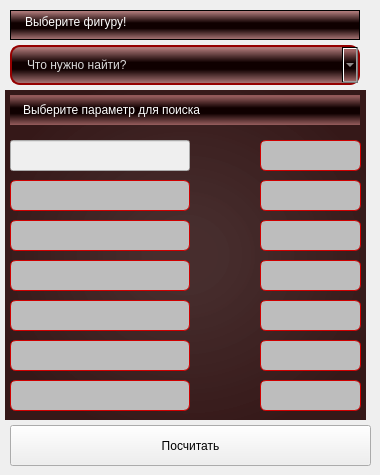
     <widget class="QWidget" name="Input">
      <widget class="QComboBox" name="Box_whatsearch">
       <property name="geometry">
        <rect>
         <x>10</x>
         <y>45</y>
         <width>350</width>
         <height>40</height>
        </rect>
       </property>
       <property name="contextMenuPolicy">
        <enum>Qt::NoContextMenu</enum>
       </property>
       <property name="styleSheet">
        <string notr="true">QComboBox {
background-color: qlineargradient(spread:reflect, x1:1, y1:0.522, x2:1, y2:0, stop:0.174129 rgba(15, 0, 0, 255), stop:0.890547 rgba(161, 100, 100, 218));

color: rgb(218, 218, 218);
border:2px solid rgb(149, 0, 0);
border-radius: 10px;
padding: 1px 15px;
}

QComboBox:editable {
background-color: qlineargradient(spread:reflect, x1:1, y1:0.522, x2:1, y2:0, stop:0.174129 rgba(15, 0, 0, 255), stop:0.890547 rgba(161, 100, 100, 218));

}

QComboBox QAbstractItemView {

selection-background-color: qlineargradient(spread:reflect, x1:1, y1:0.522, x2:1, y2:0, stop:0.174129 rgba(15, 0, 0, 255), stop:0.890547 rgba(161, 161, 161, 218));
color: rgb(218, 218, 218);
padding: 5px;
}
</string>
       </property>
       <property name="currentText">
        <string>Что нужно найти?</string>
       </property>
       <item>
        <property name="text">
         <string>Что нужно найти?</string>
        </property>
       </item>
      </widget>
      <widget class="QPlainTextEdit" name="plainTextEdit_figure_input">
       <property name="geometry">
        <rect>
         <x>10</x>
         <y>10</y>
         <width>350</width>
         <height>30</height>
        </rect>
       </property>
       <property name="contextMenuPolicy">
        <enum>Qt::NoContextMenu</enum>
       </property>
       <property name="styleSheet">
        <string notr="true">padding: 0px 10px;
background-color: qlineargradient(spread:reflect, x1:1, y1:0.522, x2:1, y2:0, stop:0.174129 rgba(15, 0, 0, 255), stop:0.890547 rgba(161, 100, 100, 218));;
color: rgb(255, 255, 255);
selection-background-color: qlineargradient(spread:reflect, x1:1, y1:0.522, x2:1, y2:0, stop:0 rgba(102, 7, 0, 240), stop:0.80597 rgba(161, 100, 100, 218));
font: 9pt &quot;Segoe Print&quot;;</string>
       </property>
       <property name="verticalScrollBarPolicy">
        <enum>Qt::ScrollBarAlwaysOff</enum>
       </property>
       <property name="horizontalScrollBarPolicy">
        <enum>Qt::ScrollBarAlwaysOff</enum>
       </property>
       <property name="readOnly">
        <bool>true</bool>
       </property>
       <property name="plainText">
        <string>Выберите фигуру!</string>
       </property>
      </widget>
      <widget class="QLabel" name="groupBox_pageInput">
       <property name="geometry">
        <rect>
         <x>5</x>
         <y>90</y>
         <width>361</width>
         <height>330</height>
        </rect>
       </property>
       <property name="styleSheet">
        <string notr="true">border: 0px;
background-color: qradialgradient(spread:reflect, cx:0.5, cy:0.5, radius:0.647, fx:0.5, fy:0.5, stop:0.104478 rgba(40, 10, 10, 215), stop:0.880597 rgba(32, 0, 0, 229));</string>
       </property>
       <property name="text">
        <string/>
       </property>
      </widget>
      <widget class="QLineEdit" name="lineEdit_page1_line5">
       <property name="enabled">
        <bool>false</bool>
       </property>
       <property name="geometry">
        <rect>
         <x>10</x>
         <y>300</y>
         <width>180</width>
         <height>31</height>
        </rect>
       </property>
       <property name="contextMenuPolicy">
        <enum>Qt::NoContextMenu</enum>
       </property>
       <property name="styleSheet">
        <string notr="true">QLineEdit {
background-color: rgb(189, 189, 189);
color: rgb(0, 0, 0);
selection-background-color: rgb(245, 229, 228);
selection-color: rgb(0, 0, 0);
border: 1px solid rgb(209, 0, 0);
border-radius: 6px;
padding: 5px

}

QLineEdit:focus {
background-color: rgb(225, 225, 225);

}
</string>
       </property>
       <property name="cursorMoveStyle">
        <enum>Qt::VisualMoveStyle</enum>
       </property>
      </widget>
      <widget class="QLineEdit" name="lineEdit_page1_line3_input">
       <property name="geometry">
        <rect>
         <x>260</x>
         <y>220</y>
         <width>101</width>
         <height>31</height>
        </rect>
       </property>
       <property name="contextMenuPolicy">
        <enum>Qt::NoContextMenu</enum>
       </property>
       <property name="styleSheet">
        <string notr="true">QLineEdit {
background-color: rgb(189, 189, 189);
color: rgb(0, 0, 0);
selection-background-color: rgb(245, 229, 228);
selection-color: rgb(0, 0, 0);
border: 1px solid rgb(209, 0, 0);
border-radius: 6px;
padding: 5px

}

QLineEdit:focus {
background-color: rgb(225, 225, 225);

}
</string>
       </property>
       <property name="text">
        <string/>
       </property>
       <property name="frame">
        <bool>true</bool>
       </property>
       <property name="alignment">
        <set>Qt::AlignCenter</set>
       </property>
       <property name="cursorMoveStyle">
        <enum>Qt::VisualMoveStyle</enum>
       </property>
       <property name="clearButtonEnabled">
        <bool>true</bool>
       </property>
      </widget>
      <widget class="QLineEdit" name="lineEdit_page1_line4_input">
       <property name="geometry">
        <rect>
         <x>260</x>
         <y>260</y>
         <width>101</width>
         <height>31</height>
        </rect>
       </property>
       <property name="contextMenuPolicy">
        <enum>Qt::NoContextMenu</enum>
       </property>
       <property name="styleSheet">
        <string notr="true">QLineEdit {
background-color: rgb(189, 189, 189);
color: rgb(0, 0, 0);
selection-background-color: rgb(245, 229, 228);
selection-color: rgb(0, 0, 0);
border: 1px solid rgb(209, 0, 0);
border-radius: 6px;
padding: 5px

}

QLineEdit:focus {
background-color: rgb(225, 225, 225);

}
</string>
       </property>
       <property name="cursorMoveStyle">
        <enum>Qt::VisualMoveStyle</enum>
       </property>
       <property name="clearButtonEnabled">
        <bool>true</bool>
       </property>
      </widget>
      <widget class="QLineEdit" name="lineEdit_page1_line7_input">
       <property name="geometry">
        <rect>
         <x>260</x>
         <y>380</y>
         <width>101</width>
         <height>31</height>
        </rect>
       </property>
       <property name="contextMenuPolicy">
        <enum>Qt::NoContextMenu</enum>
       </property>
       <property name="styleSheet">
        <string notr="true">QLineEdit {
background-color: rgb(189, 189, 189);
color: rgb(0, 0, 0);
selection-background-color: rgb(245, 229, 228);
selection-color: rgb(0, 0, 0);
border: 1px solid rgb(209, 0, 0);
border-radius: 6px;
padding: 5px

}

QLineEdit:focus {
background-color: rgb(225, 225, 225);

}
</string>
       </property>
       <property name="cursorMoveStyle">
        <enum>Qt::VisualMoveStyle</enum>
       </property>
       <property name="clearButtonEnabled">
        <bool>true</bool>
       </property>
      </widget>
      <widget class="QLineEdit" name="lineEdit_page1_line1">
       <property name="enabled">
        <bool>false</bool>
       </property>
       <property name="geometry">
        <rect>
         <x>10</x>
         <y>140</y>
         <width>180</width>
         <height>31</height>
        </rect>
       </property>
       <property name="cursor">
        <cursorShape>PointingHandCursor</cursorShape>
       </property>
       <property name="tabletTracking">
        <bool>false</bool>
       </property>
       <property name="focusPolicy">
        <enum>Qt::WheelFocus</enum>
       </property>
       <property name="contextMenuPolicy">
        <enum>Qt::NoContextMenu</enum>
       </property>
       <property name="layoutDirection">
        <enum>Qt::LeftToRight</enum>
       </property>
       <property name="styleSheet">
        <string notr="true">
</string>
       </property>
       <property name="text">
        <string/>
       </property>
       <property name="frame">
        <bool>true</bool>
       </property>
       <property name="alignment">
        <set>Qt::AlignLeading|Qt::AlignLeft|Qt::AlignVCenter</set>
       </property>
       <property name="dragEnabled">
        <bool>false</bool>
       </property>
       <property name="readOnly">
        <bool>true</bool>
       </property>
       <property name="cursorMoveStyle">
        <enum>Qt::VisualMoveStyle</enum>
       </property>
       <property name="clearButtonEnabled">
        <bool>false</bool>
       </property>
      </widget>
      <widget class="QLineEdit" name="lineEdit_page1_line2">
       <property name="enabled">
        <bool>false</bool>
       </property>
       <property name="geometry">
        <rect>
         <x>10</x>
         <y>180</y>
         <width>180</width>
         <height>31</height>
        </rect>
       </property>
       <property name="cursor">
        <cursorShape>PointingHandCursor</cursorShape>
       </property>
       <property name="tabletTracking">
        <bool>false</bool>
       </property>
       <property name="focusPolicy">
        <enum>Qt::WheelFocus</enum>
       </property>
       <property name="contextMenuPolicy">
        <enum>Qt::NoContextMenu</enum>
       </property>
       <property name="layoutDirection">
        <enum>Qt::LeftToRight</enum>
       </property>
       <property name="styleSheet">
        <string notr="true">QLineEdit {
background-color: rgb(189, 189, 189);
color: rgb(0, 0, 0);
selection-background-color: rgb(245, 229, 228);
selection-color: rgb(0, 0, 0);
border: 1px solid rgb(209, 0, 0);
border-radius: 6px;
padding: 5px

}

QLineEdit:focus {
background-color: rgb(225, 225, 225);

}
</string>
       </property>
       <property name="text">
        <string/>
       </property>
       <property name="frame">
        <bool>true</bool>
       </property>
       <property name="alignment">
        <set>Qt::AlignLeading|Qt::AlignLeft|Qt::AlignVCenter</set>
       </property>
       <property name="dragEnabled">
        <bool>false</bool>
       </property>
       <property name="readOnly">
        <bool>true</bool>
       </property>
       <property name="cursorMoveStyle">
        <enum>Qt::VisualMoveStyle</enum>
       </property>
       <property name="clearButtonEnabled">
        <bool>false</bool>
       </property>
      </widget>
      <widget class="QLineEdit" name="lineEdit_page1_line6_input">
       <property name="geometry">
        <rect>
         <x>260</x>
         <y>340</y>
         <width>101</width>
         <height>31</height>
        </rect>
       </property>
       <property name="contextMenuPolicy">
        <enum>Qt::NoContextMenu</enum>
       </property>
       <property name="styleSheet">
        <string notr="true">QLineEdit {
background-color: rgb(189, 189, 189);
color: rgb(0, 0, 0);
selection-background-color: rgb(245, 229, 228);
selection-color: rgb(0, 0, 0);
border: 1px solid rgb(209, 0, 0);
border-radius: 6px;
padding: 5px

}

QLineEdit:focus {
background-color: rgb(225, 225, 225);

}
</string>
       </property>
       <property name="cursorMoveStyle">
        <enum>Qt::VisualMoveStyle</enum>
       </property>
       <property name="clearButtonEnabled">
        <bool>true</bool>
       </property>
      </widget>
      <widget class="QLineEdit" name="lineEdit_page1_line5_input">
       <property name="geometry">
        <rect>
         <x>260</x>
         <y>300</y>
         <width>101</width>
         <height>31</height>
        </rect>
       </property>
       <property name="contextMenuPolicy">
        <enum>Qt::NoContextMenu</enum>
       </property>
       <property name="styleSheet">
        <string notr="true">QLineEdit {
background-color: rgb(189, 189, 189);
color: rgb(0, 0, 0);
selection-background-color: rgb(245, 229, 228);
selection-color: rgb(0, 0, 0);
border: 1px solid rgb(209, 0, 0);
border-radius: 6px;
padding: 5px

}

QLineEdit:focus {
background-color: rgb(225, 225, 225);

}
</string>
       </property>
       <property name="cursorMoveStyle">
        <enum>Qt::VisualMoveStyle</enum>
       </property>
       <property name="clearButtonEnabled">
        <bool>true</bool>
       </property>
      </widget>
      <widget class="QLineEdit" name="lineEdit_page1_line6">
       <property name="enabled">
        <bool>false</bool>
       </property>
       <property name="geometry">
        <rect>
         <x>10</x>
         <y>340</y>
         <width>180</width>
         <height>31</height>
        </rect>
       </property>
       <property name="contextMenuPolicy">
        <enum>Qt::NoContextMenu</enum>
       </property>
       <property name="styleSheet">
        <string notr="true">QLineEdit {
background-color: rgb(189, 189, 189);
color: rgb(0, 0, 0);
selection-background-color: rgb(245, 229, 228);
selection-color: rgb(0, 0, 0);
border: 1px solid rgb(209, 0, 0);
border-radius: 6px;
padding: 5px

}

QLineEdit:focus {
background-color: rgb(225, 225, 225);

}
</string>
       </property>
       <property name="cursorMoveStyle">
        <enum>Qt::VisualMoveStyle</enum>
       </property>
      </widget>
      <widget class="QLabel" name="text_label_input">
       <property name="geometry">
        <rect>
         <x>10</x>
         <y>95</y>
         <width>350</width>
         <height>30</height>
        </rect>
       </property>
       <property name="contextMenuPolicy">
        <enum>Qt::NoContextMenu</enum>
       </property>
       <property name="styleSheet">
        <string notr="true">QLabel {
background-color: qlineargradient(spread:reflect, x1:1, y1:0.522, x2:1, y2:0, stop:0.174129 rgba(15, 0, 0, 255), stop:0.890547 rgba(161, 100, 100, 218));
color: rgb(255, 255, 255);
padding: 0px 10px

}</string>
       </property>
       <property name="text">
        <string>Выберите параметр для поиска</string>
       </property>
      </widget>
      <widget class="QLineEdit" name="lineEdit_page1_line4">
       <property name="enabled">
        <bool>false</bool>
       </property>
       <property name="geometry">
        <rect>
         <x>10</x>
         <y>260</y>
         <width>180</width>
         <height>31</height>
        </rect>
       </property>
       <property name="contextMenuPolicy">
        <enum>Qt::NoContextMenu</enum>
       </property>
       <property name="styleSheet">
        <string notr="true">QLineEdit {
background-color: rgb(189, 189, 189);
color: rgb(0, 0, 0);
selection-background-color: rgb(245, 229, 228);
selection-color: rgb(0, 0, 0);
border: 1px solid rgb(209, 0, 0);
border-radius: 6px;
padding: 5px

}

QLineEdit:focus {
background-color: rgb(225, 225, 225);

}
</string>
       </property>
       <property name="cursorMoveStyle">
        <enum>Qt::VisualMoveStyle</enum>
       </property>
      </widget>
      <widget class="QLineEdit" name="lineEdit_page1_line2_input">
       <property name="geometry">
        <rect>
         <x>260</x>
         <y>180</y>
         <width>101</width>
         <height>31</height>
        </rect>
       </property>
       <property name="contextMenuPolicy">
        <enum>Qt::NoContextMenu</enum>
       </property>
       <property name="styleSheet">
        <string notr="true">QLineEdit {
background-color: rgb(189, 189, 189);
color: rgb(0, 0, 0);
selection-background-color: rgb(245, 229, 228);
selection-color: rgb(0, 0, 0);
border: 1px solid rgb(209, 0, 0);
border-radius: 6px;
padding: 5px

}

QLineEdit:focus {
background-color: rgb(225, 225, 225);

}
</string>
       </property>
       <property name="text">
        <string/>
       </property>
       <property name="frame">
        <bool>true</bool>
       </property>
       <property name="alignment">
        <set>Qt::AlignCenter</set>
       </property>
       <property name="cursorMoveStyle">
        <enum>Qt::VisualMoveStyle</enum>
       </property>
       <property name="clearButtonEnabled">
        <bool>true</bool>
       </property>
      </widget>
      <widget class="QLineEdit" name="lineEdit_page1_line3">
       <property name="enabled">
        <bool>false</bool>
       </property>
       <property name="geometry">
        <rect>
         <x>10</x>
         <y>220</y>
         <width>180</width>
         <height>31</height>
        </rect>
       </property>
       <property name="cursor">
        <cursorShape>PointingHandCursor</cursorShape>
       </property>
       <property name="tabletTracking">
        <bool>false</bool>
       </property>
       <property name="focusPolicy">
        <enum>Qt::WheelFocus</enum>
       </property>
       <property name="contextMenuPolicy">
        <enum>Qt::NoContextMenu</enum>
       </property>
       <property name="layoutDirection">
        <enum>Qt::LeftToRight</enum>
       </property>
       <property name="styleSheet">
        <string notr="true">QLineEdit {
background-color: rgb(189, 189, 189);
color: rgb(0, 0, 0);
selection-background-color: rgb(245, 229, 228);
selection-color: rgb(0, 0, 0);
border: 1px solid rgb(209, 0, 0);
border-radius: 6px;
padding: 5px

}

QLineEdit:focus {
background-color: rgb(225, 225, 225);

}
</string>
       </property>
       <property name="text">
        <string/>
       </property>
       <property name="frame">
        <bool>true</bool>
       </property>
       <property name="alignment">
        <set>Qt::AlignLeading|Qt::AlignLeft|Qt::AlignVCenter</set>
       </property>
       <property name="dragEnabled">
        <bool>false</bool>
       </property>
       <property name="readOnly">
        <bool>true</bool>
       </property>
       <property name="cursorMoveStyle">
        <enum>Qt::VisualMoveStyle</enum>
       </property>
       <property name="clearButtonEnabled">
        <bool>false</bool>
       </property>
      </widget>
      <widget class="QLineEdit" name="lineEdit_page1_line7">
       <property name="enabled">
        <bool>false</bool>
       </property>
       <property name="geometry">
        <rect>
         <x>10</x>
         <y>380</y>
         <width>180</width>
         <height>31</height>
        </rect>
       </property>
       <property name="contextMenuPolicy">
        <enum>Qt::NoContextMenu</enum>
       </property>
       <property name="styleSheet">
        <string notr="true">QLineEdit {
background-color: rgb(189, 189, 189);
color: rgb(0, 0, 0);
selection-background-color: rgb(245, 229, 228);
selection-color: rgb(0, 0, 0);
border: 1px solid rgb(209, 0, 0);
border-radius: 6px;
padding: 5px

}

QLineEdit:focus {
background-color: rgb(225, 225, 225);

}
</string>
       </property>
       <property name="cursorMoveStyle">
        <enum>Qt::VisualMoveStyle</enum>
       </property>
      </widget>
      <widget class="QLineEdit" name="lineEdit_page1_line1_input">
       <property name="geometry">
        <rect>
         <x>260</x>
         <y>140</y>
         <width>101</width>
         <height>31</height>
        </rect>
       </property>
       <property name="contextMenuPolicy">
        <enum>Qt::NoContextMenu</enum>
       </property>
       <property name="styleSheet">
        <string notr="true">QLineEdit {
background-color: rgb(189, 189, 189);
color: rgb(0, 0, 0);
selection-background-color: rgb(245, 229, 228);
selection-color: rgb(0, 0, 0);
border: 1px solid rgb(209, 0, 0);
border-radius: 6px;
padding: 5px;

}

QLineEdit:focus {
background-color: rgb(225, 225, 225);
selection-background-color: rgb(245, 229, 228);
}

</string>
       </property>
       <property name="text">
        <string/>
       </property>
       <property name="frame">
        <bool>true</bool>
       </property>
       <property name="alignment">
        <set>Qt::AlignCenter</set>
       </property>
       <property name="cursorMoveStyle">
        <enum>Qt::VisualMoveStyle</enum>
       </property>
       <property name="clearButtonEnabled">
        <bool>true</bool>
       </property>
      </widget>
      <widget class="QPushButton" name="Calculate">
       <property name="geometry">
        <rect>
         <x>10</x>
         <y>425</y>
         <width>361</width>
         <height>41</height>
        </rect>
       </property>
       <property name="styleSheet">
        <string notr="true">

</string>
       </property>
       <property name="text">
        <string>Посчитать</string>
       </property>
      </widget>
     </widget>
